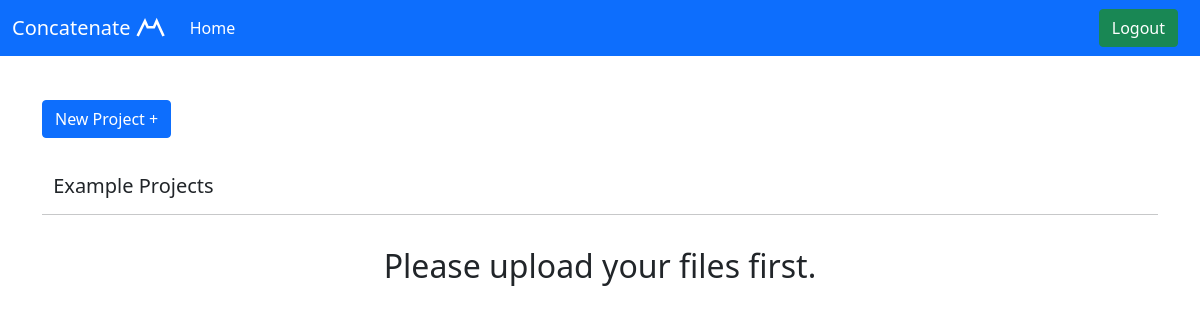
Page /app (signed in) on the earlier database version.
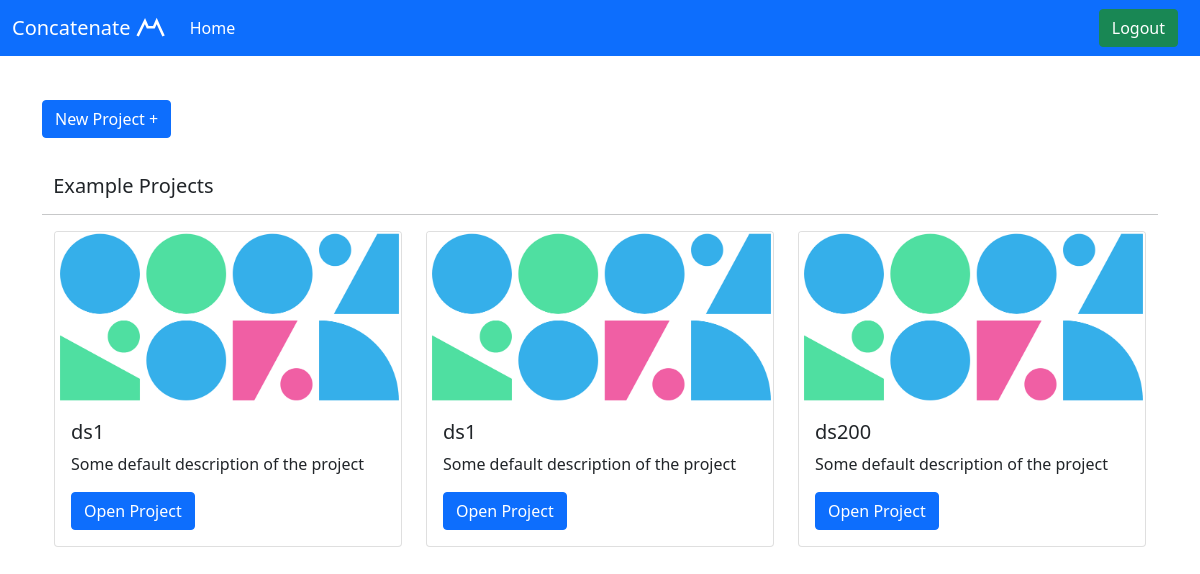
Same page on the later database version.
### predict/models.py (models this page shows, shortened)
class DataFile(models.Model):
    id = models.AutoField(primary_key=True)
    user = models.ForeignKey(get_user_model(), on_delete=models.CASCADE)
    description = models.CharField(max_length=300, default="Some default description of the project")
    name = models.CharField(max_length=200)
    filepath = models.FileField(upload_to='files/', null=True, verbose_name="")

### predict/views.py (the view, shortened to what this page needs)
# urls.py: path('app', views.app, name='app'),
@login_required(login_url="/login")
def app(request):
    form = forms.FileForm(request.POST or None, request.FILES or None)
    context = {"form": form}
    context["datafiles"] = models.DataFile.objects.all()
    return render(request, "predict/app.html", context)

### predict/templates/predict/app.html (shortened to what this page needs)
{% extends "base.html" %}
{% block content %}
<body>
    {% include "partials/navbar.html" %}
    <div class="container">
        <button type="button" class="btn btn-primary" data-toggle="modal" data-target="#exampleModal"
            style="margin-top: 100px; margin-bottom: 20px;">
            New Project +
        </button>
        <h5 class="mt-3 text-start" style="margin-left: 0.7rem;">Example Projects</h5>
        <hr>
        <div class="container d-flex align-items-center justify-content-center">
            {% if datafiles %}
            <div class="row row-cols-1 row-cols-md-3 g-4">
                {% for o in datafiles %}
                <div class="col">
                    <div class="card" style="width: 100%">
                        <img src="/static/card-bg.png" class="card-img-top" alt="...">
                        <div class="card-body">
                            <h5 class="card-title">{{ o.name }}</h5>
                            <p class="card-text">{{ o.description }}</p>
                            <a href="/graph/{{o.id}}" class="btn btn-primary">Open Project</a>
                        </div>
                    </div>
                </div>
                {% endfor %}
            </div>
            {% else %}
            <h2 class="mt-3">Please upload your files first.</h2>
            {% endif %}
        </div>
    </div>
</body>
{% endblock content %}

### predict/templates/base.html (shortened to what this page needs)
<!doctype html>
<html lang="en">
<head>
    <link href="https://cdn.jsdelivr.net/npm/bootstrap@5.1.3/dist/css/bootstrap.min.css" rel="stylesheet"
>
    <link href="https://cdn.jsdelivr.net/npm/bootstrap@5.1.3/dist/css/bootstrap.min.css" rel="stylesheet"
>
</head>
{% block content %}{% endblock content %}
</html>

### predict/templates/partials/navbar.html (shortened to what this page needs)
{% block content %}
  {% load static %}
  {% if user.is_authenticated %}
  <nav class="navbar navbar-expand-lg navbar-dark bg-primary fixed-top">
      <div class="container-fluid">
        <a class="navbar-brand" href="/app">
          Concatenate
          <img src="{% static '/concat_logo_white.svg' %}" alt="" width="30" height="24" style="margin-top: -5px;">
        </a>
      <div class="collapse navbar-collapse" id="navbarSupportedContent">
          <ul class="navbar-nav me-auto mb-2 mb-lg-0">
          <li class="nav-item">
              <a class="nav-link active" aria-current="page" href="/app">Home</a>
          </li>
          </ul>
          <form  class="d-flex" style="margin-right: 10px;">
              <a type="button" class="btn btn-success" href="/logout"> Logout</a>
          </form>
      </div>
      </div>
  </nav>
  {% endif %}
{% endblock content %}

Differences in the rows shown:
added DataFile: name "ds1", description "Some default description of the project"
added DataFile: name "ds1", description "Some default description of the project"
added DataFile: name "ds200", description "Some default description of the project"
Other differences:
text no longer shown: "Please upload your files first."
